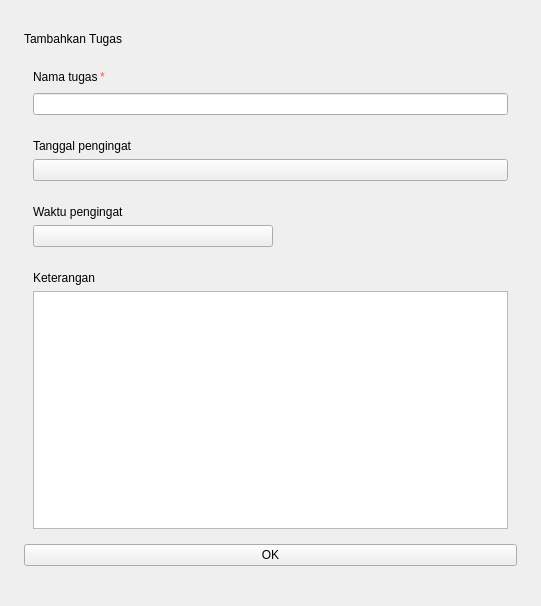
<?xml version="1.0" encoding="UTF-8"?>
<ui version="4.0">
 <class>Form</class>
 <widget class="QWidget" name="Form">
  <property name="geometry">
   <rect>
    <x>0</x>
    <y>0</y>
    <width>541</width>
    <height>606</height>
   </rect>
  </property>
  <property name="windowTitle">
   <string>Tambah Tugas</string>
  </property>
  <layout class="QVBoxLayout" name="verticalLayout_5">
   <property name="leftMargin">
    <number>24</number>
   </property>
   <property name="topMargin">
    <number>32</number>
   </property>
   <property name="rightMargin">
    <number>24</number>
   </property>
   <property name="bottomMargin">
    <number>40</number>
   </property>
   <item>
    <widget class="SubtitleLabel" name="SubtitleLabel">
     <property name="text">
      <string>Tambahkan Tugas</string>
     </property>
    </widget>
   </item>
   <item>
    <widget class="HorizontalSeparator" name="HorizontalSeparator"/>
   </item>
   <item>
    <widget class="QWidget" name="widget" native="true">
     <property name="autoFillBackground">
      <bool>false</bool>
     </property>
     <layout class="QVBoxLayout" name="verticalLayout">
      <item>
       <widget class="QWidget" name="widget_5" native="true">
        <layout class="QHBoxLayout" name="horizontalLayout">
         <property name="spacing">
          <number>2</number>
         </property>
         <property name="leftMargin">
          <number>0</number>
         </property>
         <property name="topMargin">
          <number>0</number>
         </property>
         <property name="rightMargin">
          <number>0</number>
         </property>
         <property name="bottomMargin">
          <number>0</number>
         </property>
         <item>
          <widget class="BodyLabel" name="BodyLabel">
           <property name="text">
            <string>Nama tugas</string>
           </property>
          </widget>
         </item>
         <item>
          <widget class="CaptionLabel" name="CaptionLabel">
           <property name="styleSheet">
            <string notr="true">color:#f85c44</string>
           </property>
           <property name="text">
            <string>*</string>
           </property>
          </widget>
         </item>
         <item>
          <spacer name="horizontalSpacer">
           <property name="orientation">
            <enum>Qt::Horizontal</enum>
           </property>
           <property name="sizeHint" stdset="0">
            <size>
             <width>40</width>
             <height>20</height>
            </size>
           </property>
          </spacer>
         </item>
        </layout>
       </widget>
      </item>
      <item>
       <widget class="LineEdit" name="add_title"/>
      </item>
     </layout>
    </widget>
   </item>
   <item>
    <widget class="QWidget" name="widget_2" native="true">
     <property name="autoFillBackground">
      <bool>false</bool>
     </property>
     <layout class="QVBoxLayout" name="verticalLayout_2">
      <item>
       <widget class="BodyLabel" name="BodyLabel_2">
        <property name="text">
         <string>Tanggal pengingat</string>
        </property>
       </widget>
      </item>
      <item>
       <widget class="CalendarPicker" name="add_date_picker"/>
      </item>
     </layout>
    </widget>
   </item>
   <item>
    <widget class="QWidget" name="widget_3" native="true">
     <property name="autoFillBackground">
      <bool>false</bool>
     </property>
     <layout class="QVBoxLayout" name="verticalLayout_3">
      <item>
       <widget class="BodyLabel" name="BodyLabel_3">
        <property name="text">
         <string>Waktu pengingat</string>
        </property>
       </widget>
      </item>
      <item>
       <widget class="TimePicker" name="add_time_picker">
        <property name="maximumSize">
         <size>
          <width>240</width>
          <height>30</height>
         </size>
        </property>
       </widget>
      </item>
     </layout>
    </widget>
   </item>
   <item>
    <widget class="QWidget" name="widget_4" native="true">
     <property name="autoFillBackground">
      <bool>false</bool>
     </property>
     <layout class="QVBoxLayout" name="verticalLayout_4">
      <item>
       <widget class="BodyLabel" name="BodyLabel_4">
        <property name="text">
         <string>Keterangan</string>
        </property>
       </widget>
      </item>
      <item>
       <widget class="PlainTextEdit" name="PlainTextEdit"/>
      </item>
     </layout>
    </widget>
   </item>
   <item>
    <widget class="PrimaryPushButton" name="btn_confirm_add">
     <property name="text">
      <string>OK</string>
     </property>
     <property name="default">
      <bool>false</bool>
     </property>
    </widget>
   </item>
  </layout>
 </widget>
 <customwidgets>
  <customwidget>
   <class>PushButton</class>
   <extends>QPushButton</extends>
   <header>qfluentwidgets</header>
  </customwidget>
  <customwidget>
   <class>PrimaryPushButton</class>
   <extends>PushButton</extends>
   <header>qfluentwidgets</header>
  </customwidget>
  <customwidget>
   <class>HorizontalSeparator</class>
   <extends>QWidget</extends>
   <header>qfluentwidgets</header>
  </customwidget>
  <customwidget>
   <class>CalendarPicker</class>
   <extends>QPushButton</extends>
   <header>qfluentwidgets</header>
  </customwidget>
  <customwidget>
   <class>TimePicker</class>
   <extends>QPushButton</extends>
   <header>qfluentwidgets</header>
  </customwidget>
  <customwidget>
   <class>CaptionLabel</class>
   <extends>QLabel</extends>
   <header>qfluentwidgets</header>
  </customwidget>
  <customwidget>
   <class>BodyLabel</class>
   <extends>QLabel</extends>
   <header>qfluentwidgets</header>
  </customwidget>
  <customwidget>
   <class>SubtitleLabel</class>
   <extends>QLabel</extends>
   <header>qfluentwidgets</header>
  </customwidget>
  <customwidget>
   <class>LineEdit</class>
   <extends>QLineEdit</extends>
   <header>qfluentwidgets</header>
  </customwidget>
  <customwidget>
   <class>PlainTextEdit</class>
   <extends>QPlainTextEdit</extends>
   <header>qfluentwidgets</header>
  </customwidget>
 </customwidgets>
 <resources/>
 <connections/>
</ui>
